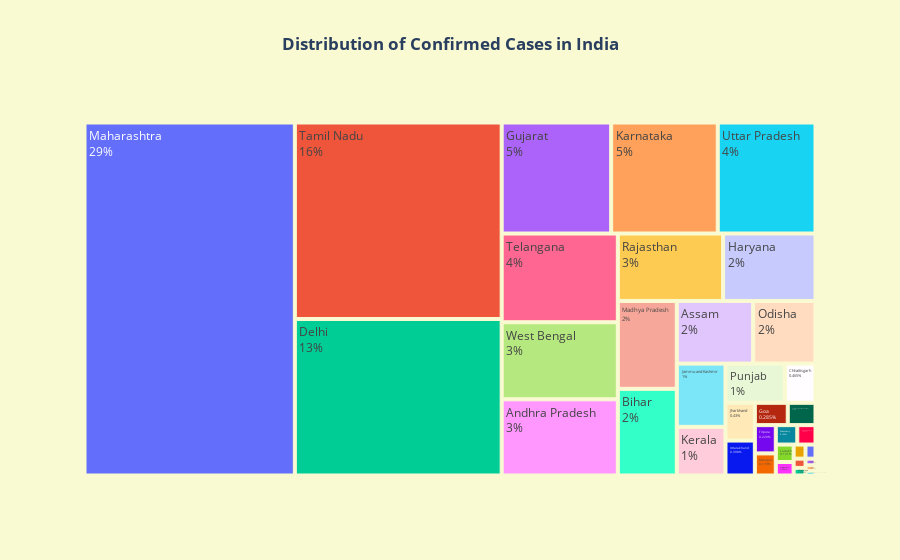

Notebook code for this chart:
### Code cell
state = list(today.state)
cases = list(today.confirmed)

fig= go.Figure(go.Treemap(
    
    labels =  state,
    parents=[""]*len(state),
    values =  cases,
    textinfo = "label+percent entry"
))
fig.update_layout(
    title_text= '<b>Distribution of Confirmed Cases in India<b>',
    title_x=0.5,
    paper_bgcolor='lightgoldenrodyellow',
    plot_bgcolor = "lightgoldenrodyellow",
    
    )

fig.show()

### Figure 1 — Plotly figure (JSON) as saved in the notebook; plotly's stock layout.template omitted (floating-point values rounded to 4 significant figures)
{"data": [{"labels": ["Andaman and Nicobar Islands", "Andhra Pradesh", "Arunachal Pradesh", "Assam", "Bihar", "Chandigarh", "Chhattisgarh", "Dadra and Nagar Haveli and Daman and Diu", "Delhi", "Goa", "Gujarat", "Haryana", "Himachal Pradesh", "Jammu and Kashmir", "Jharkhand", "Karnataka", "Kerala", "Ladakh", "Madhya Pradesh", "Maharashtra", "Manipur", "Meghalaya", "Mizoram", "Nagaland", "Odisha", "Puducherry", "Punjab", "Rajasthan", "Sikkim", "Tamil Nadu", "Telangana", "Tripura", "Uttarakhand", "Uttar Pradesh", "West Bengal", "Cases being reassigned to states"], "parents": ["", "", "", "", "", "", "", "", "", "", "", "", "", "", "", "", "", "", "", "", "", "", "", "", "", "", "", "", "", "", "", "", "", "", "", ""], "textinfo": "label+percent entry", "type": "treemap", "values": [166, 31103, 387, 16806, 17959, 588, 4217, 495, 113740, 2583, 42722, 21894, 1243, 10827, 3898, 41581, 8322, 1093, 18207, 260924, 1626, 318, 233, 845, 13737, 1468, 8178, 24936, 192, 142798, 36221, 2080, 3608, 38130, 31448, 2179]}], "layout": {"paper_bgcolor": "lightgoldenrodyellow", "plot_bgcolor": "lightgoldenrodyellow", "title": {"text": "<b>Distribution of Confirmed Cases in India<b>", "x": 0.5}}}
